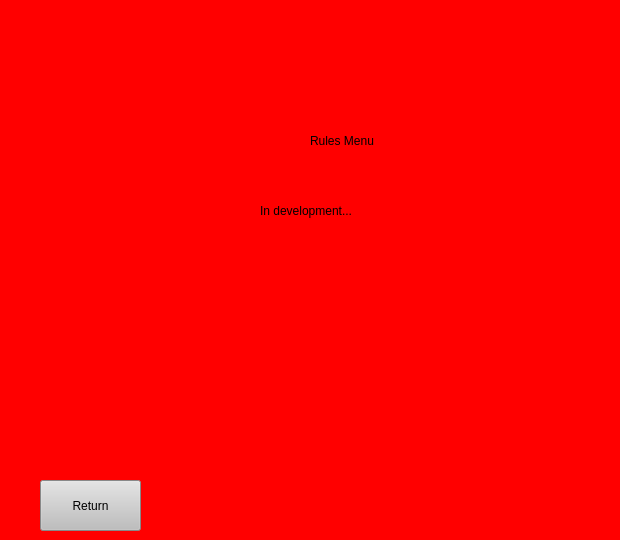
    <widget class="QWidget" name="Rules_Menu_Page">
     <property name="styleSheet">
      <string notr="true">background-color: rgb(255, 0, 0);</string>
     </property>
     <widget class="QLabel" name="label_15">
      <property name="geometry">
       <rect>
        <x>310</x>
        <y>120</y>
        <width>261</width>
        <height>41</height>
       </rect>
      </property>
      <property name="styleSheet">
       <string notr="true">font: 900 30pt &quot;Segoe UI&quot;;
color: rgb(0, 0, 0);
background-color: rgb(255, 0, 0);</string>
      </property>
      <property name="text">
       <string>Rules Menu</string>
      </property>
     </widget>
     <widget class="QLabel" name="label_16">
      <property name="geometry">
       <rect>
        <x>260</x>
        <y>190</y>
        <width>351</width>
        <height>41</height>
       </rect>
      </property>
      <property name="styleSheet">
       <string notr="true">font: 900 30pt &quot;Segoe UI&quot;;
color: rgb(0, 0, 0);
background-color: rgb(255, 0, 0);</string>
      </property>
      <property name="text">
       <string>In development...</string>
      </property>
     </widget>
     <widget class="QPushButton" name="pushButton_23">
      <property name="geometry">
       <rect>
        <x>40</x>
        <y>480</y>
        <width>101</width>
        <height>51</height>
       </rect>
      </property>
      <property name="styleSheet">
       <string notr="true">background-color: rgb(190, 190, 190);
color: rgb(0, 0, 0);
font: 900 12pt &quot;Segoe UI&quot;;</string>
      </property>
      <property name="text">
       <string>Return</string>
      </property>
     </widget>
    </widget>
